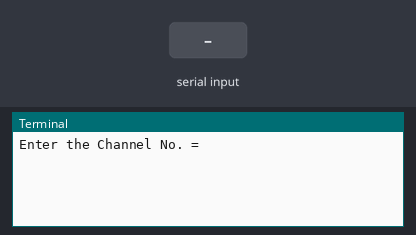
Recording of a program running on a simulated Raspberry Pi (BCM pin numbers). Shown: the last lines printed to the terminal. The inputs (shaded band) are chosen by the test bench.

Above: at 1.2 s.
1.3 s: "5" typed at the terminal, then Enter
At 2.5 s:
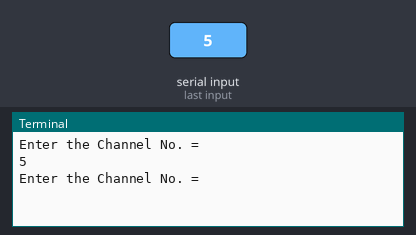
2.8 s: "90" typed at the terminal, then Enter
At 3.7 s:
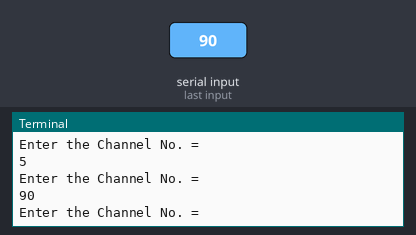

Measured:
- after the input at 1.3 s, the terminal: prints a new line at once (image 1)
- after the input at 2.8 s, the terminal: prints a new line at once (image 2)

The program:

MCP3428.py
```python
# (licence header left out)
import smbus
import time

# Get I2C bus
bus = smbus.SMBus(1)

# I2C address of the device
MCP3428_DEFAULT_ADDRESS				= 0x68

# MCP3428 Configuration Command Set
MCP3428_CMD_NEW_CNVRSN				= 0x80 # Initiate a new conversion(One-Shot Conversion mode only)
MCP3428_CMD_CHNL_1					= 0x00 # Channel-1 Selected
MCP3428_CMD_CHNL_2					= 0x20 # Channel-2 Selected
MCP3428_CMD_CHNL_3					= 0x40 # Channel-3 Selected
MCP3428_CMD_CHNL_4					= 0x60 # Channel-4 Selected
MCP3428_CMD_MODE_CONT				= 0x10 # Continuous Conversion Mode
MCP3428_CMD_MODE_ONESHOT			= 0x00 # One-Shot Conversion Mode
MCP3428_CMD_SPS_240					= 0x00 # 240 SPS (12-bit)
MCP3428_CMD_SPS_60					= 0x04 # 60 SPS (14-bit)
MCP3428_CMD_SPS_15					= 0x08 # 15 SPS (16-bit)
MCP3428_CMD_GAIN_1					= 0x00 # PGA Gain = 1V/V
MCP3428_CMD_GAIN_2					= 0x01 # PGA Gain = 2V/V
MCP3428_CMD_GAIN_4					= 0x02 # PGA Gain = 4V/V
MCP3428_CMD_GAIN_8					= 0x03 # PGA Gain = 8V/V
MCP3428_CMD_READ_CNVRSN				= 0x00 # Read Conversion Result Data

class MCP3428():
    def set_channel(self):
        """Select the Channel user want to use from 1-4"""
        self.channel = int(input("Enter the Channel No. = "))
        while self.channel < 1 or self.channel > 4:
            self.channel = int(input("Enter the Channel No. = "))

        return self.channel

	def config_command(self):
		"""Select the Configuration Command from the given provided values"""
		if self.channel == 1:
			CONFIG_CMD = (MCP3428_CMD_MODE_CONT | MCP3428_CMD_SPS_240 | MCP3428_CMD_GAIN_1 | MCP3428_CMD_CHNL_1)
		elif self.channel == 2:
			CONFIG_CMD = (MCP3428_CMD_MODE_CONT | MCP3428_CMD_SPS_240 | MCP3428_CMD_GAIN_1 | MCP3428_CMD_CHNL_2)
		elif self.channel == 3:
			CONFIG_CMD = (MCP3428_CMD_MODE_CONT | MCP3428_CMD_SPS_240 | MCP3428_CMD_GAIN_1 | MCP3428_CMD_CHNL_3)
		elif self.channel == 4:
			CONFIG_CMD = (MCP3428_CMD_MODE_CONT | MCP3428_CMD_SPS_240 | MCP3428_CMD_GAIN_1 | MCP3428_CMD_CHNL_4)

		bus.write_byte(MCP3428_DEFAULT_ADDRESS, CONFIG_CMD)

	def read_adc(self):
		"""Read data back from MCP3428_CMD_READ_CNVRSN(0x00), 2 bytes
		raw_adc MSB, raw_adc LSB"""
		data = bus.read_i2c_block_data(MCP3428_DEFAULT_ADDRESS, MCP3428_CMD_READ_CNVRSN, 2)

		# Convert the data to 12-bits
		raw_adc = ((data[0] & 0x0F) * 256) + data[1]
		if raw_adc > 2047 :
			raw_adc -= 4095

		return {'r' : raw_adc}

from MCP3428 import MCP3428
mcp3428 = MCP3428()

while True :
    mcp3428.set_channel()
    mcp3428.config_command()
    time.sleep(0.1)
    adc = mcp3428.read_adc()
    print "Digital Value of Analog Input : %d "%(adc['r'])
    print " ********************************* "
    time.sleep(0.8)
```
